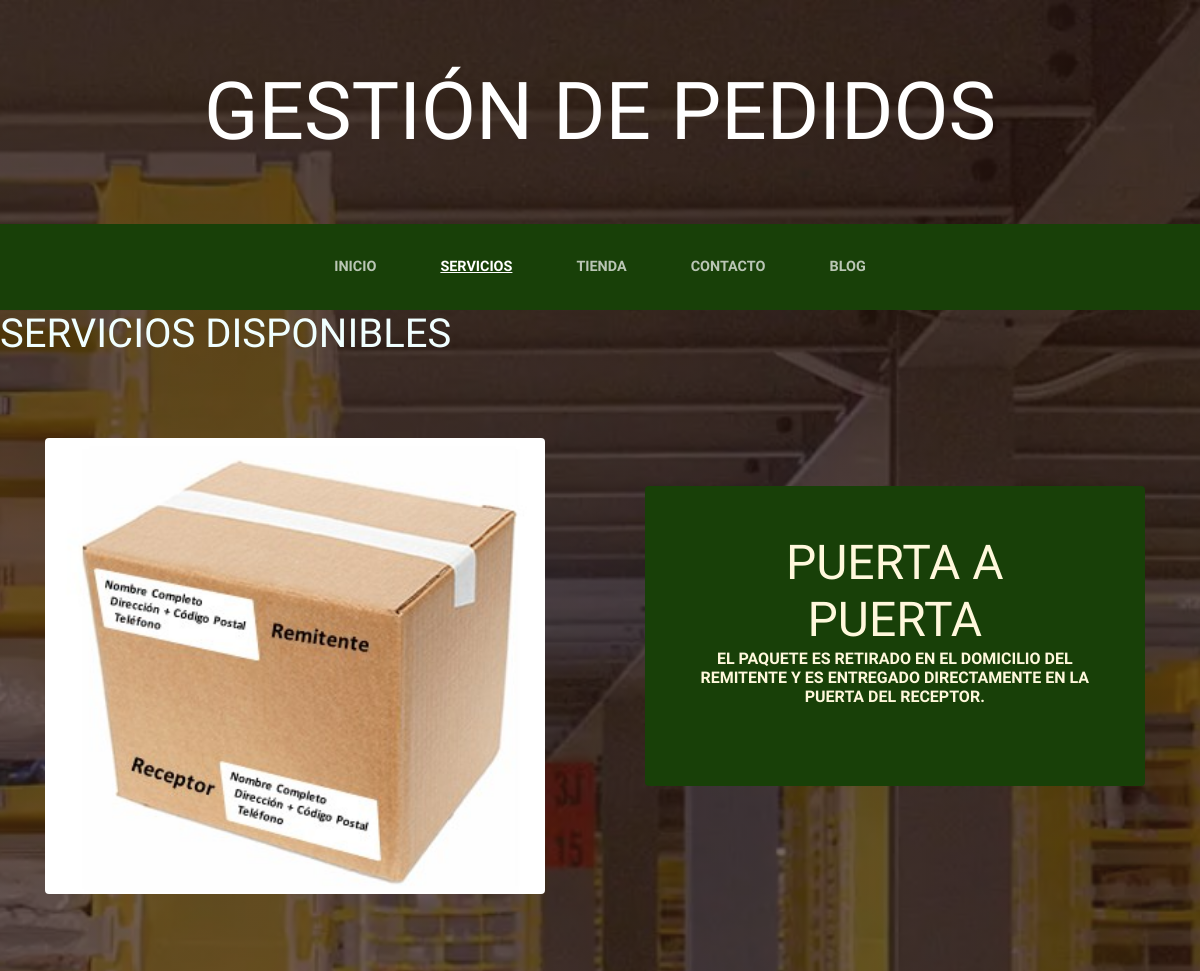
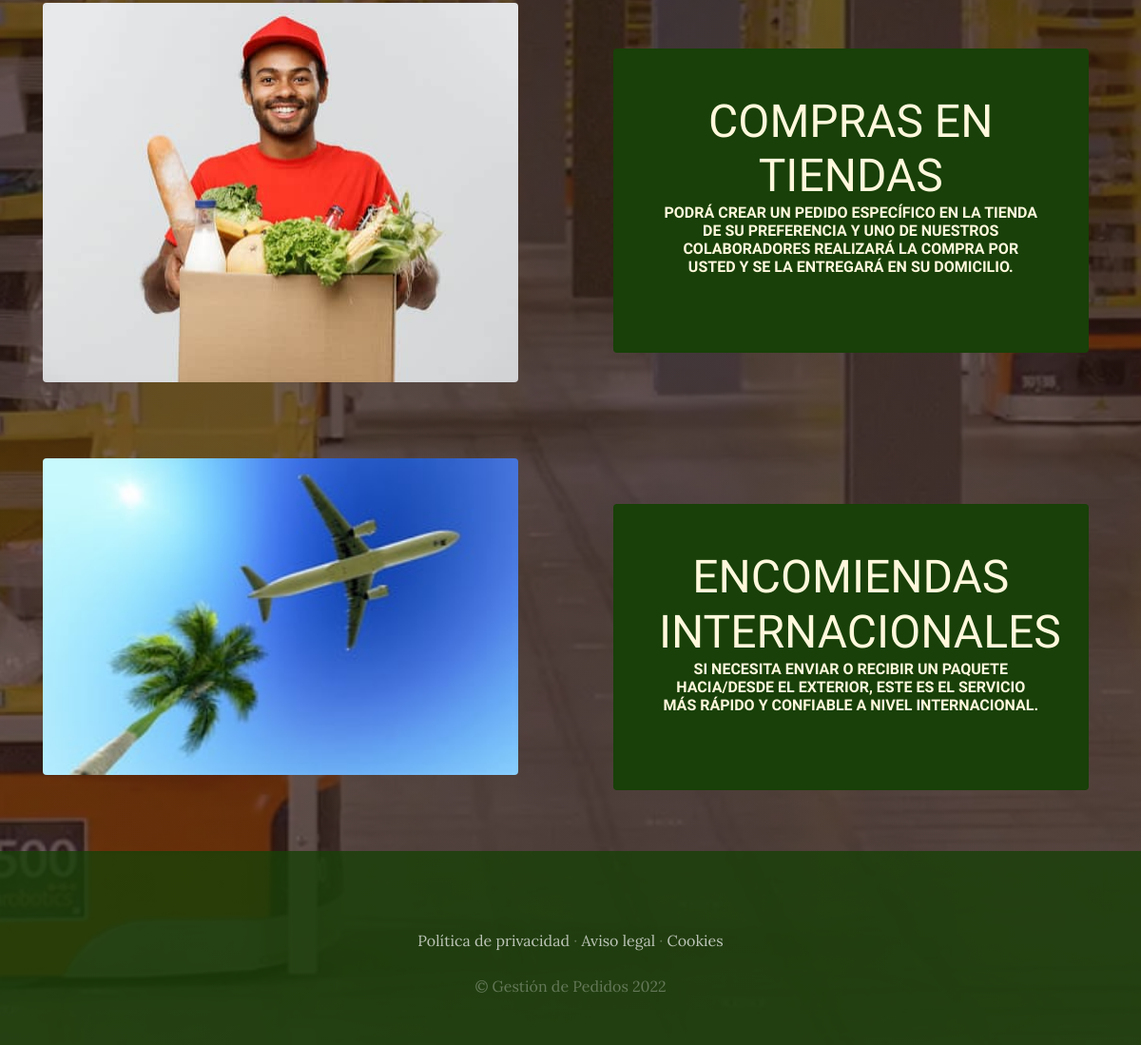
Screenshot of /servicios with the database file from the repository (2 pictures, top to bottom).
### servicios/models.py (models this page shows, shortened)
class Servicio(models.Model):
    titulo = models.CharField(max_length=50)
    contenido = models.CharField(max_length=250)
    imagen = models.ImageField(upload_to='servicios')
    created = models.DateTimeField(auto_now_add=True)
    updated = models.DateTimeField(auto_now_add=True)
    class Meta:
        verbose_name = 'servicio'
        verbose_name_plural = 'servicios'

### servicios/views.py (the view)
# urls.py: path('servicios', include('servicios.urls')),
def servicios(request):
    servicios = Servicio.objects.all()
    return render(request, 'servicios/servicios.html', {'servicios': servicios})

### servicios/templates/servicios/servicios.html
{% extends 'proyectoWebApp/base.html' %}
{% load static %}
{% block content %}
<h1 style="color:azure;">
  SERVICIOS DISPONIBLES
</h1>
  {% for servicio in servicios%}
    <section class="page-section clearfix">
      <div class="container">
        <div class="intro">
          <img
            class="intro-img img-fluid mb-3 mb-lg-0 rounded"
            src="{{servicio.imagen.url}}"
            alt=""
            style="width: 45%"
          />
          <div class="intro-text left-0 text-center bg-faded p-5 rounded">
            <h2 class="section-heading mb-4">
              <span class="section-heading-lower">{{servicio.titulo}}</span>
              <span class="section-heading-upper">{{servicio.contenido}}</span>
            </h2>
          </div>
        </div>
      </div>
    </section>
  {% endfor %}
{% endblock %}

### proyectoWebApp/static/proyectoWebApp/css/gestion.css (style rules this page uses)
body { font-family: 'Lora'; background: linear-gradient(rgba(47, 23, 15, 0.65), rgba(47, 23, 15, 0.65)), url("../img/bg_main.jpg"); background-attachment: fixed; background-position: center; background-size: cover; }
h1, h2, h3, h4, h5, h6 { font-family: 'Raleway'; }
.page-section { margin-top: 5rem; margin-bottom: 5rem; }
.section-heading { text-transform: uppercase; }
.section-heading .section-heading-upper { display: block; font-size: 1rem; font-weight: 800; padding-bottom:.5rem; }
.section-heading .section-heading-lower { display: block; font-size: 3rem; font-weight: 100; }
.bg-faded { background-color: rgba(255, 255, 255, 0.85); }
.intro { position: relative; }
@media (min-width: 992px) { .intro .intro-img { width: 75%; float: left; } }
@media (min-width: 992px) { .intro .intro-text { left: 600; width: 60%; margin-top: 3rem; background-color: rgba(24, 64, 8); color: cornsilk; position: absolute; } }
@media (min-width: 1200px) { .intro .intro-text { width: 45%; } }

### rows the page displays
Servicio: imagen (picture), titulo "PUERTA A PUERTA", contenido "EL PAQUETE ES RETIRADO EN EL DOMICILIO DEL REMITENTE Y ES ENTREGADO DIRECTAMENTE EN LA PUERTA DEL RECEPTOR."
Servicio: imagen (picture), titulo "COMPRAS EN TIENDAS", contenido "PODRÁ CREAR UN PEDIDO ESPECÍFICO EN LA TIENDA DE SU PREFERENCIA Y UNO DE NUESTROS COLABORADORES REALIZARÁ LA COMPRA POR USTED Y SE LA ENTREGARÁ EN SU DOMICILIO."
Servicio: imagen (picture), titulo "ENCOMIENDAS INTERNACIONALES", contenido "SI NECESITA ENVIAR O RECIBIR UN PAQUETE HACIA/DESDE EL EXTERIOR, ESTE ES EL SERVICIO MÁS RÁPIDO Y CONFIABLE A NIVEL INTERNACIONAL."
